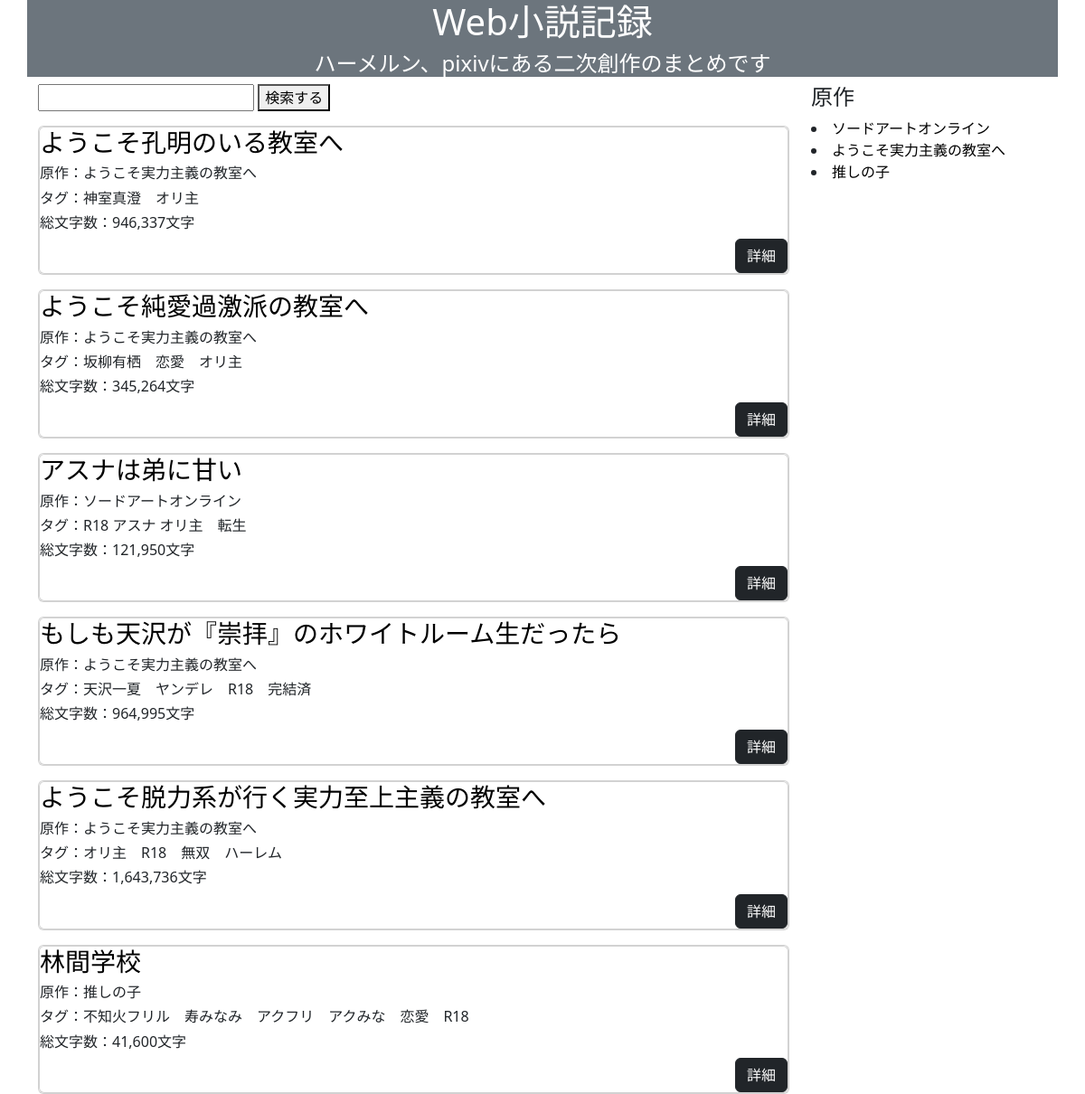
The page / on the database its author committed.
### web_novel/models.py (models this page shows, shortened)
class Novel(models.Model):
    title=models.CharField(max_length=50)
    work_name=models.CharField(max_length=50)
    tag=models.TextField()
    linked=models.TextField()
    summry=models.TextField()
    word_num=models.TextField(null=True)

### web_novel/views.py (the view)
# urls.py: path("",NovelList.as_view(),name="novel_list"),
class NovelList(ListView):
    model=Novel
    context_object_name="novels"
    template_name="web_novel/novel_list.html"
    def get_queryset(self):
        query=self.request.GET.get("query")
        if query:
            nov_list=Novel.objects.filter(work_name__icontains=query) | Novel.objects.filter(tag__icontains=query)| Novel.objects.filter(title__icontains=query)
        else:
            nov_list=Novel.objects.all()
        return nov_list

### web_novel/templates/web_novel/novel_list.html (shortened to what this page needs)
<!DOCTYPE html>
<html>
<body>
{% extends "web_novel/base.html" %}
{% block content%}
 <form action="" method="get">
    <input name="query" value="{{ request.GET.query }}" type="text" />
    <button type="submit">検索する</button>
  </form>
{% for nov in novels %}
    <div class="card w-100 mt-3 mx-auto">
        <div class="card body">
            <h3 ><a class="text-decoration-none text-black" href="{{nov.linked}}" target="_brank">{{nov.title}}</a></h3>
            <h6 class="card-text ">原作：{{nov.work_name}}</h6>
            <h6 class="card-text ">タグ：{{nov.tag}}</h6>
            <h6 class="card-text ">総文字数：{{nov.word_num}}文字</h6>
            <div class="d-grid gap-2 d-md-flex justify-content-md-end">
                <a class="btn btn-dark" href="{% url "novel_detail" nov.pk %}">詳細</a>
            </div>
        </div>
    </div>
{% endfor %}
{%endblock content%}

### web_novel/templates/web_novel/base.html (shortened to what this page needs)
{% load django_bootstrap5 %}
<!DOCTYPE>
<html lang="ja">
    <head>
        {% bootstrap_css%}
    </head>
    <body>
        <header class="container bg-secondary">
            <div class="col text-center text-white">
            <h1>
                <a class="text-decoration-none text-white"  href="http://127.0.0.1:8000/">
                </a>
            </h1>
            <h4>ハーメルン、pixivにある二次創作のまとめです</h4>
            </div>
        </header>
        <div class="container">
            <div class="row">
                <div class="col-9">
                    {%block content%}
                    {% endblock content%}
                </div>
                <div class="col-3 ">
                    <h4>原作</h4>
                    <li class="work_name">
                        <a class="text-decoration-none text-black" href="http://127.0.0.1:8000/?query=%E3%82%BD%E3%83%BC%E3%83%89%E3%82%A2%E3%83%BC%E3%83%88%E3%82%AA%E3%83%B3%E3%83%A9%E3%82%A4%E3%83%B3">
                            ソードアートオンライン</a>
                    </li>
                    <li class="work_name">
                        <a class="text-decoration-none text-black" href="http://127.0.0.1:8000/?query=%E3%82%88%E3%81%86%E3%81%93%E3%81%9D%E5%AE%9F%E5%8A%9B%E4%B8%BB%E7%BE%A9%E3%81%AE%E6%95%99%E5%AE%A4%E3%81%B8">
                            ようこそ実力主義の教室へ</a>
                    </li>
                    <li>
                        <a class="text-decoration-none text-black" href="http://127.0.0.1:8000/?query=%E6%8E%A8%E3%81%97%E3%81%AE%E5%AD%90">
                        推しの子</a>
                </div>
            </div>
        </div>
    </body>
</html>

### rows shown on the page
Novel: title "ようこそ孔明のいる教室へ", work_name "ようこそ実力主義の教室へ", tag "神室真澄 オリ主", word_num "946,337"
Novel: title "ようこそ純愛過激派の教室へ", work_name "ようこそ実力主義の教室へ", tag "坂柳有栖 恋愛 オリ主", word_num "345,264"
Novel: title "アスナは弟に甘い", work_name "ソードアートオンライン", tag "R18 アスナ オリ主 転生", word_num "121,950"
Novel: title "もしも天沢が『崇拝』のホワイトルーム生だったら", work_name "ようこそ実力主義の教室へ", tag "天沢一夏 ヤンデレ R18 完結済", word_num "964,995"
Novel: title "ようこそ脱力系が行く実力至上主義の教室へ", work_name "ようこそ実力主義の教室へ", tag "オリ主 R18 無双 ハーレム", word_num "1,643,736"
Novel: title "林間学校", work_name "推しの子", tag "不知火フリル 寿みなみ アクフリ アクみな 恋愛 R18", word_num "41,600"
